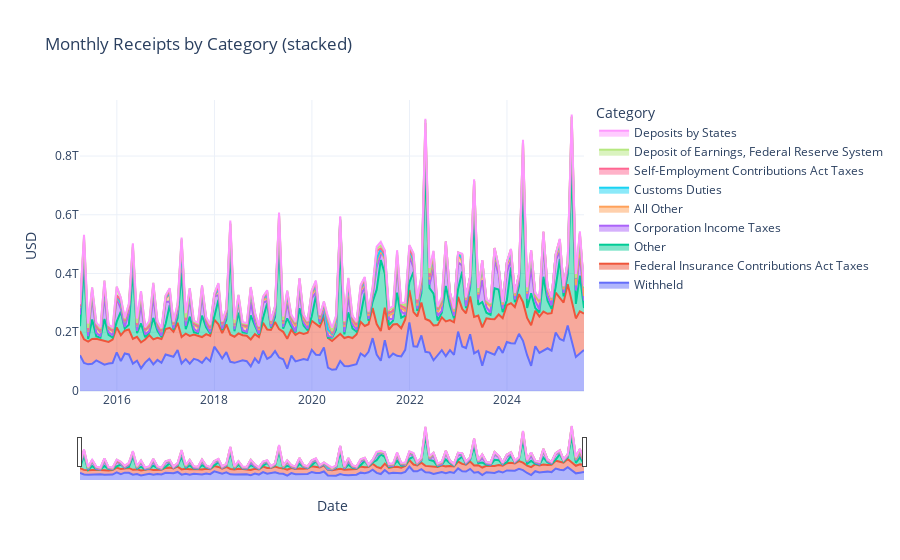

Source (notebook cell):
### Code cell
fig = plot_stacked_plotly(
    receipts_pivot,
    title="Monthly Receipts by Category (stacked)",
    y_label="USD",
    scale=1   # convert millions → billions
)
fig.show()
